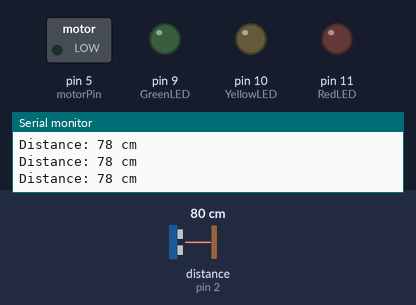
The sketch below on a simulated Arduino Uno, built with avr-gcc and run on an emulated ATmega328P. Shown: switched loads named in the sketch (green lamp = pin HIGH), output pins drawn as LEDs (lit = HIGH), the last lines printed to the serial monitor. Wiring (inferred from the names in the program): ultrasonic range finder: trigger pin 3; echo pin 2. The inputs (shaded band) are chosen by the test bench; at power-on: distance to the obstacle (sensor on pin 2) 80 cm. The echo pulse lasts 58.3 µs per cm; pins used as bus, display or sensor lines are not drawn.

Above: at 1.2 s.
1.3 s: distance to the obstacle (sensor on pin 2) set to 24 cm
4.3 s: distance to the obstacle (sensor on pin 2) set to 20 cm
At 5.5 s:
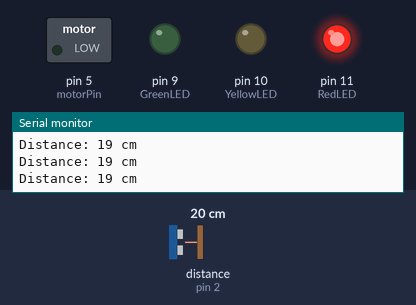
5.8 s: distance to the obstacle (sensor on pin 2) set to 14 cm
At 6.9 s:
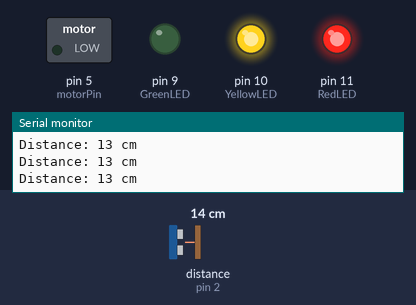
7.3 s: distance to the obstacle (sensor on pin 2) set to 10 cm
At 8.0 s:
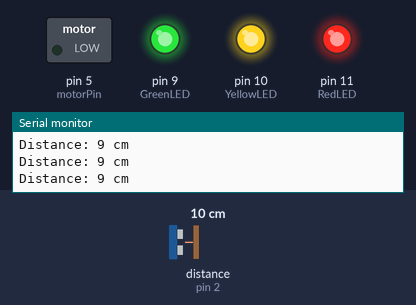
Timing chart, 0 to 9.8 s (numbered marks = the images above; inputs shaded):
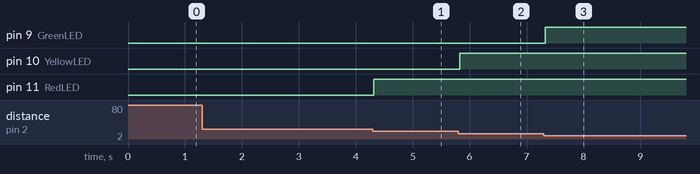

The sketch:

distance.ino
```cpp
#define echoPin 2 // attach pin D2 Arduino to pin Echo of HC-SR04
#define trigPin 3 //attach pin D3 Arduino to pin Trig of HC-SR04

// defines variables
long duration; // variable for the duration of sound wave travel
int distance; // variable for the distance measurement
int RedLED = 11;
int GreenLED = 9;
int YellowLED = 10;
int redval = 0;
int greenval = 0;
int yellval = 0; // variable for reading the pin status
int potPin = A0;
int motorPin = 5;
int potValue = 0;
int motorValue = 0;

void setup() {
  pinMode(trigPin, OUTPUT); // Sets the trigPin as an OUTPUT
  pinMode(echoPin, INPUT); // Sets the echoPin as an INPUT
  pinMode(RedLED, OUTPUT);  // declare LED as output
  pinMode(GreenLED, OUTPUT);
  pinMode(YellowLED, OUTPUT);
  pinMode(motorPin, OUTPUT);
  Serial.begin(9600); // // Serial Communication is starting with 9600 of baudrate speed
  Serial.println("Ultrasonic Sensor HC-SR04 Test"); // print some text in Serial Monitor
  Serial.println("with Arduino UNO R3");
}
void loop() {
  // Clears the trigPin condition
  digitalWrite(trigPin, LOW);
  delayMicroseconds(2);
  // Sets the trigPin HIGH (ACTIVE) for 10 microseconds
  digitalWrite(trigPin, HIGH);
  delayMicroseconds(10);
  digitalWrite(trigPin, LOW);
  // Reads the echoPin, returns the sound wave travel time in microseconds
  duration = pulseIn(echoPin, HIGH);
  // Calculating the distance
  distance = duration * 0.034 / 2; // Speed of sound wave divided by 2 (go and back)
  // Displays the distance on the Serial Monitor
  Serial.print("Distance: ");
  Serial.print(distance);
  Serial.println(" cm");
  if(distance > 15 && distance <= 20){
    digitalWrite(RedLED, HIGH);
  }
  if (distance > 10 && distance <=15){
    digitalWrite(RedLED, HIGH);
    digitalWrite(YellowLED, HIGH);
  }
  if(distance > 5 && distance <=10){
    digitalWrite(RedLED, HIGH);
    digitalWrite(YellowLED, HIGH);
    digitalWrite(GreenLED, HIGH);

  }
  if(distance < 5 && distance >=0){

    for (int i = 0; i<= 20; i++){
        digitalWrite(RedLED, HIGH);
        digitalWrite(YellowLED, HIGH);
        digitalWrite(GreenLED, HIGH);
        delay(100);
        digitalWrite(RedLED, LOW);
        digitalWrite(YellowLED, LOW);
        digitalWrite(GreenLED, LOW);
        delay(100);
      }
    digitalWrite(RedLED, HIGH);
    digitalWrite(YellowLED, HIGH);
    digitalWrite(GreenLED, HIGH);
    potValue = analogRead(potPin);
    motorValue = map(potValue, 0, 1023, 0, 255);
    analogWrite(motorPin, motorValue);
    delay(5000);
    analogWrite(motorPin, LOW);


  }
  if (distance > 20){
    digitalWrite(RedLED, LOW);
    digitalWrite(YellowLED, LOW);
    digitalWrite(GreenLED, LOW);
  }
}
```

Measured:
- the behaviour switches between 22 and 21 cm on distance to the obstacle (sensor on pin 2) (found by bisection; images 0 and 1)
- the behaviour switches between 17 and 16 cm on distance to the obstacle (sensor on pin 2) (found by bisection; images 1 and 2)
- the behaviour switches between 12 and 11 cm on distance to the obstacle (sensor on pin 2) (found by bisection; images 2 and 3)
- after the input at 4.3 s, pin 11 (RedLED): LOW → HIGH at once
- after the input at 5.8 s, pin 10 (YellowLED): LOW → HIGH at once
- after the input at 7.3 s, pin 9 (GreenLED): LOW → HIGH at once
